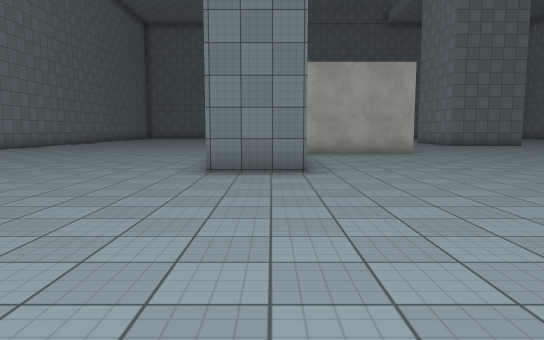
view 1 (above)

24 first-person views from a walk through a Unity game level. The camera is 1.4 m above the floor, tilts 6° down and sees 70° across. The floor is counted in squares, 2 m on a side. Each view is taken from the middle of a square. On the plan, view 1 faces up. The plan holds only what a view shows up to about 11 squares ahead; the rest is blank. The place goes on beyond the plan. The player character is not drawn. Some animated figures are left out. Surface patterns are stand-ins for the level's own textures.

view 2
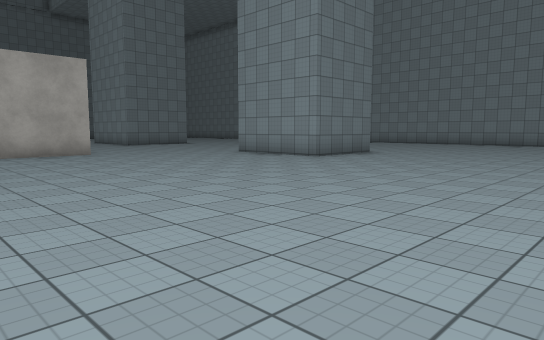

view 3
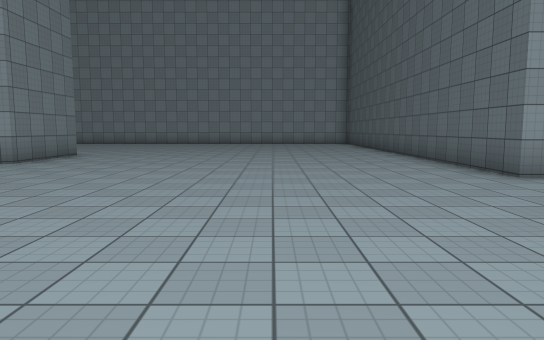

view 4
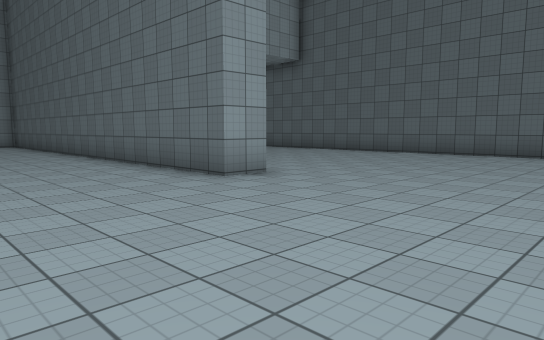

view 5
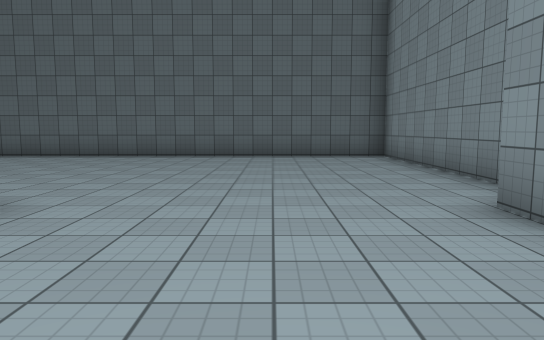

view 6
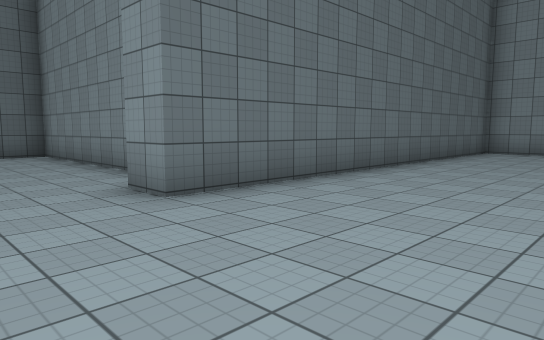

view 7
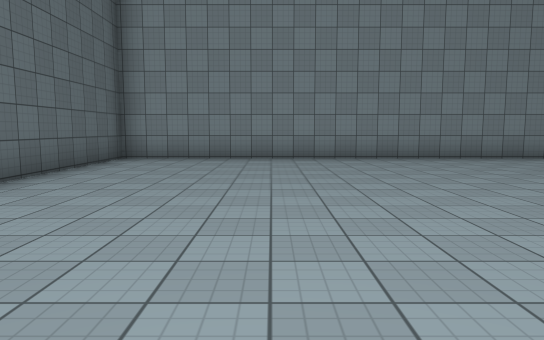

view 8
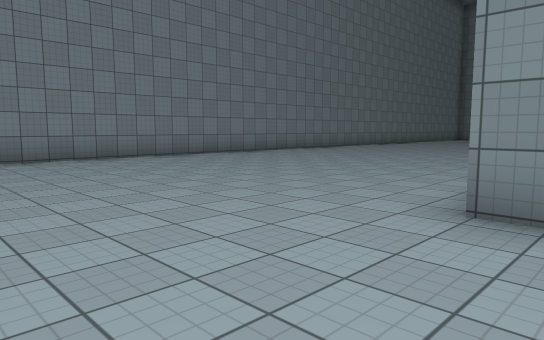

view 9
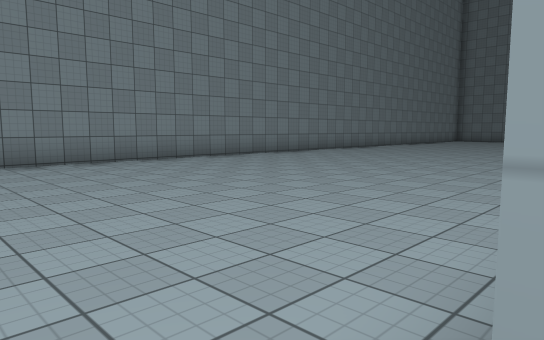

view 10
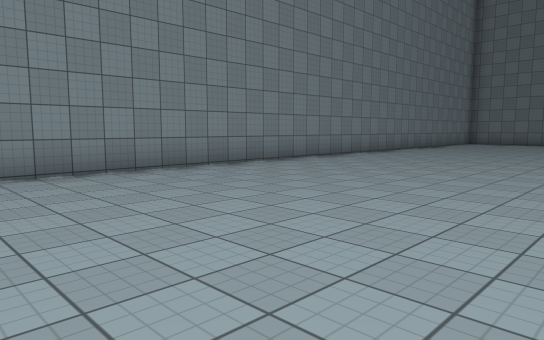

view 11
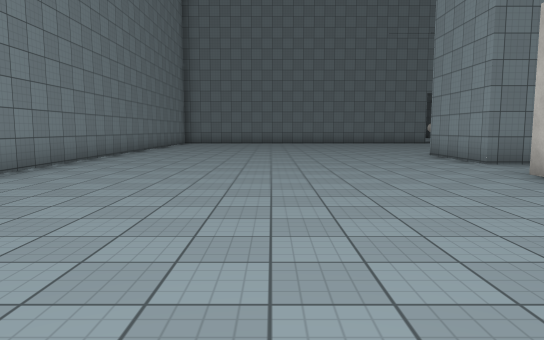

view 12
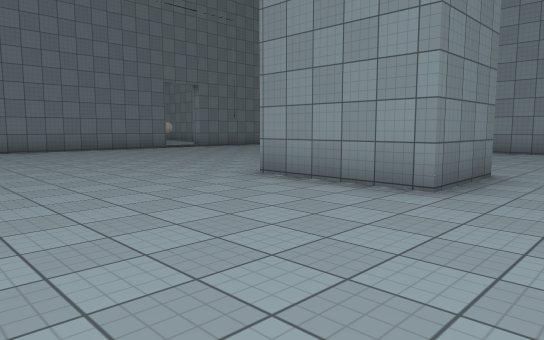

view 13
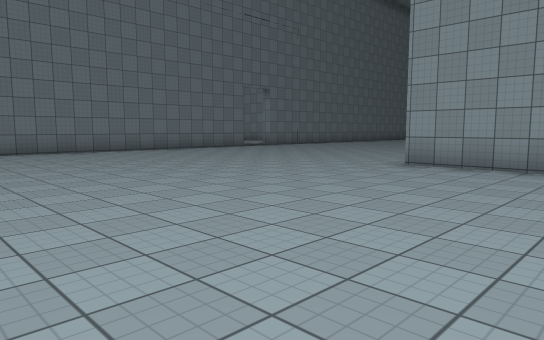

view 14
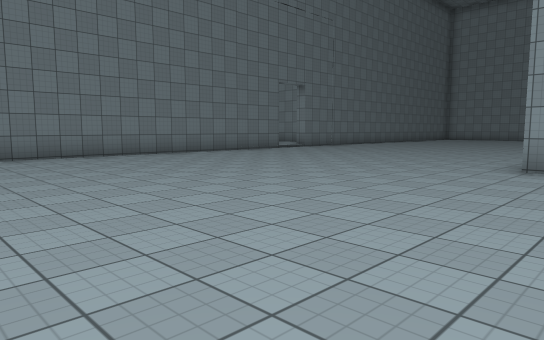

view 15
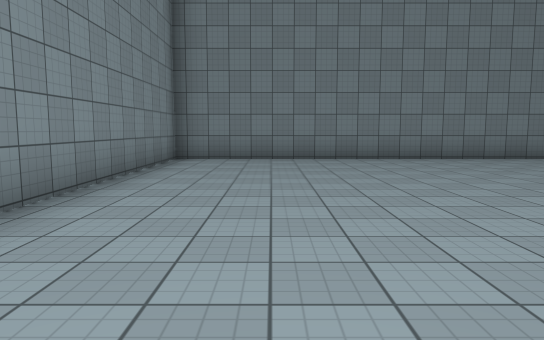

view 16
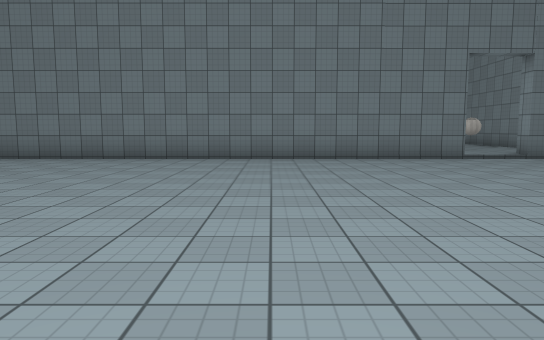

view 17
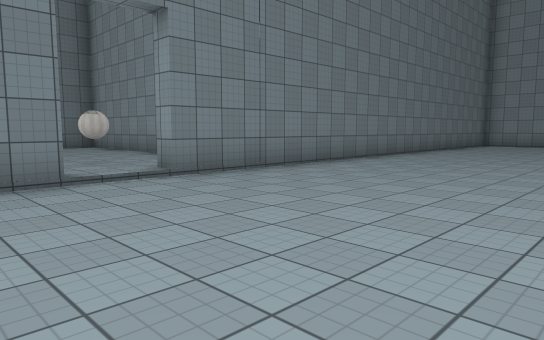

view 18
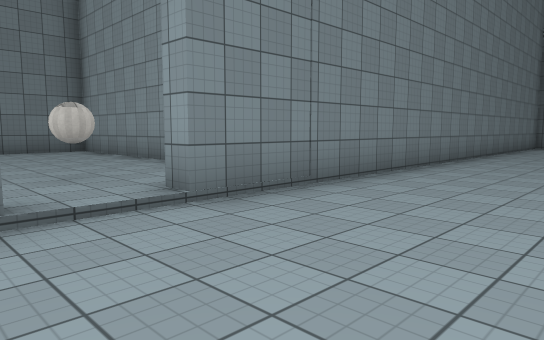

view 19
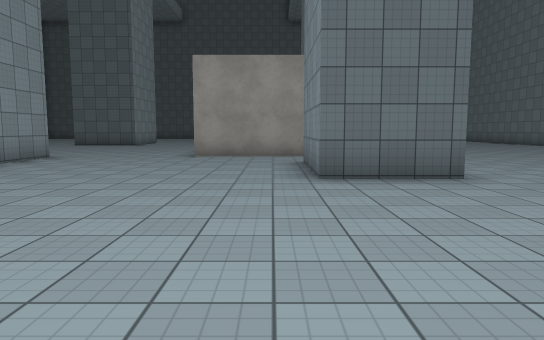

view 20
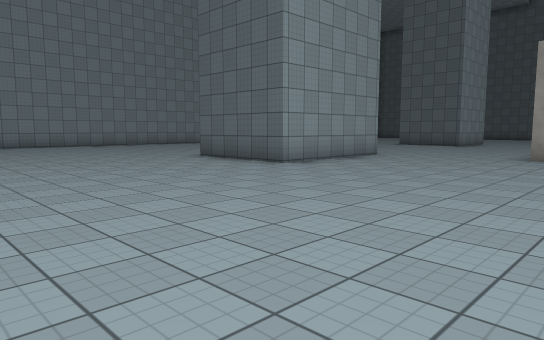

view 21
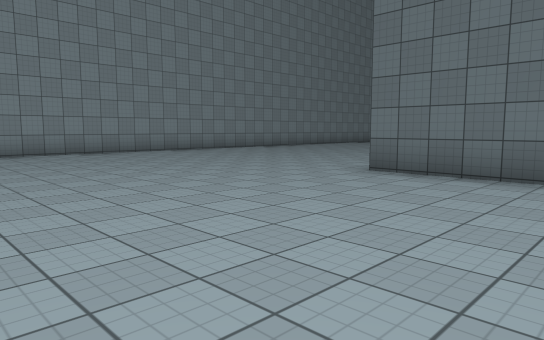

view 22
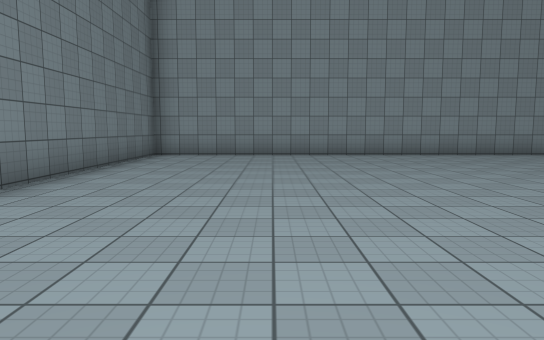

view 23
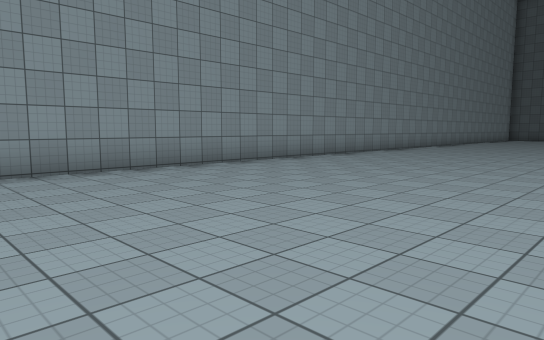

view 24
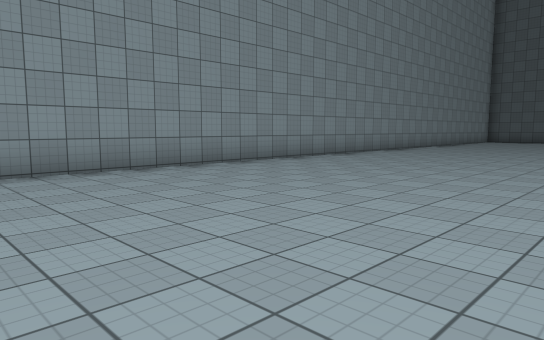

### Floor plan
Points are (right, up) in squares from view 1. A wall is a line through its corners. A room is listed if a view was taken in it or the views show most of it. See-through windows are left out.
Room 1 (views 1, 2, 3, 4, 5, 6, 7, 8, 9, 10, 11, 12, 13, 14, 15, 16, 17, 18, 19, 20, 21, 22, 23, 24)
walls: (4.1, 11) (0.9, 11); (7.5, 16.2) (7.5, 20.1) (10.5, 20.1); (1.1, 16) (4, 16); (0.6, 6.3) (-1.1, 6.3); (10.5, 6.3) (7.9, 6.3) (7.9, 7.9); (1.3, 17.7) (-0.7, 17.7) (-0.7, 20.6) (1.3, 20.6) (1.3, 17.7); (18.5, 10.8) (18.5, 29.2) (17.9, 29.2); (5.6, -3.5) (5.6, -2.6) (13.1, -2.6); (0.1, -4.9) (0.1, -10.1) (10.1, -10.1); (-9.3, 21.1) (-9.3, -2.6) (1, -2.6) (1, -3.5); (7, 29.2) (4.1, 29.2) (4.1, 29.8); (2.6, 29.2) (-9.3, 29.2) (-9.3, 23.1)
ways out: opening at (3.5, 30)

Where each view was taken, in squares from view 1:
view 1: 0 up, 0 right, facing up
view 2: 0 up, 0 right, facing up-right
view 3: 1 up, 0 right, facing right
view 4: 1 up, 1 right, facing down-right
view 5: 0 up, 3 right, facing down
view 6: 1 up, 3 right, facing down-left
view 7: 1 up, 0 right, facing left
view 8: 3 up, 0 right, facing up-left
view 9: 6 up, 1 left, facing up-left
view 10: 10 up, 3 left, facing up-left
view 11: 10 up, 5 left, facing up
view 12: 16 up, 5 left, facing up-right
view 13: 17 up, 8 left, facing up-right
view 14: 19 up, 8 left, facing up-right
view 15: 20 up, 7 left, facing up
view 16: 20 up, 2 left, facing up
view 17: 24 up, 1 right, facing up-right
view 18: 26 up, 2 right, facing up-right
view 19: 26 up, 2 right, facing down
view 20: 26 up, 2 right, facing down-right
view 21: 26 up, 7 right, facing down-right
view 22: 26 up, 8 right, facing right
view 23: 24 up, 12 right, facing down-right
view 24: 20 up, 12 right, facing down-right
